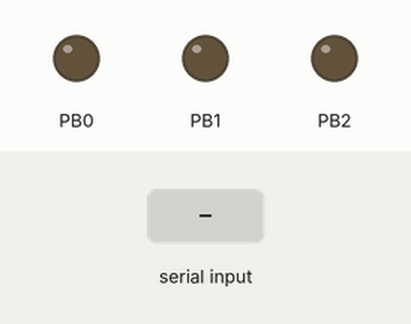
The program below on a simulated ATmega328P, built with avr-gcc and emulated at 16 MHz. Shown: output pins drawn as LEDs (lit = HIGH). The test bench sets the inputs (shaded band). What the program prints to the serial monitor is not drawn.

Above: at 1.2 s.
1.3 s: "r\n" received over Serial
At 1.4 s:
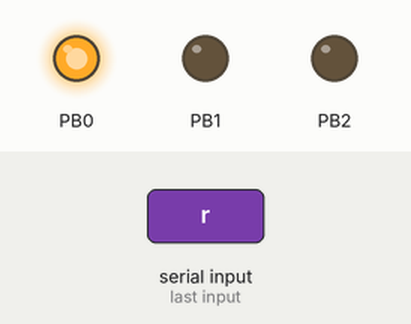
3.0 s: "g\n" received over Serial
At 3.1 s:
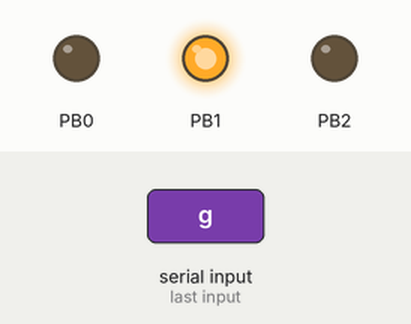
4.7 s: "b\n" received over Serial
At 4.8 s:
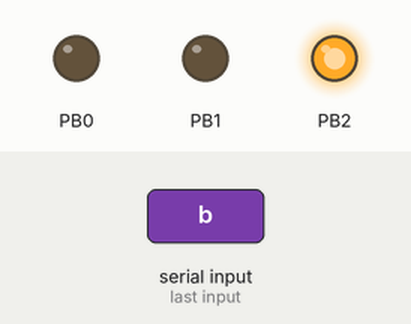
6.4 s: "y\n" received over Serial
At 6.5 s:
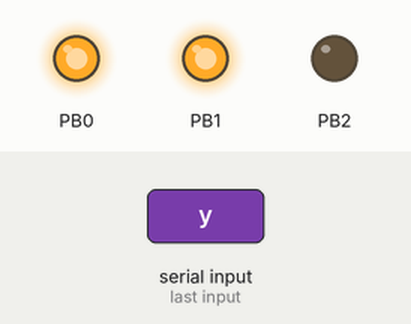
8.1 s: "c\n" received over Serial
At 8.2 s:
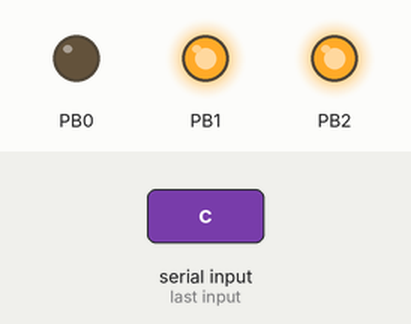
9.8 s: "m\n" received over Serial
At 9.9 s:
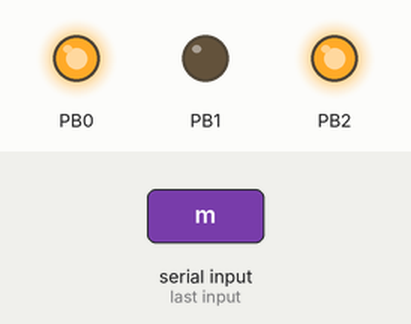
Timing chart, 0 to 12.5 s (numbered marks = the images above; inputs shaded):
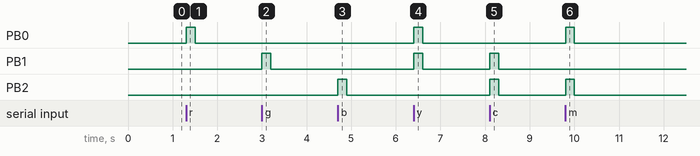

Measured:
- after the input at 1.3 s, PB0: LOW → HIGH at once, → LOW 0.20 s later
- after the input at 3.0 s, PB1: LOW → HIGH at once, → LOW 0.20 s later
- after the input at 4.7 s, PB2: LOW → HIGH at once, → LOW 0.20 s later
- after the input at 6.4 s, PB0, PB1: LOW → HIGH at once, → LOW 0.20 s later
- after the input at 8.1 s, PB1, PB2: LOW → HIGH at once, → LOW 0.20 s later
- after the input at 9.8 s, PB0, PB2: LOW → HIGH at once, → LOW 0.20 s later

The program:

main.c
```c
/*
 * atividade7.c
 *
 * Created: 05/10/2019 06:53:09
 * Author : Giordano Gatti
 */

#include <avr/io.h>
#include <avr/interrupt.h>
#include <string.h>
#define F_CPU 16000000UL
#include <util/delay.h>


volatile char buffer[10]; //configurando o buffer e seus respectivos parametros
unsigned int i=0; //proxima posição livre para inserção do buffer
unsigned int j=0; //posição mais antiga a ser removida do buffer
volatile int b=0; //numero de elementos presentes no buffer

char recado[100]; //vetor para transmissão de recados(suporta strings com ate 100 caracteres, a escolha do valor 100 foi arbitraria, havia a necessidade apenas de ser um valo maior que a quantidade de caracteres presentes nas mensagens.
volatile int flag = 1; //variavel flag para controle da transmissão da mensagem
volatile int n = 0; //contador para transmitir os caracteres um a um da mensagem

//------------------------------------------//

unsigned char *pubrroh = (unsigned char *) 0xC5; //configurando os endereços dos registradores da USART
unsigned char *pubrrol = (unsigned char *) 0xC4;
unsigned char *pucsroa = (unsigned char *) 0xC0;
unsigned char *puscrob = (unsigned char *) 0xC1;
unsigned char *puscroc = (unsigned char *) 0xC2;
unsigned char *pudr0 = (unsigned char *) 0xC6;

//------------------------------------------//

unsigned char * pddrb = (unsigned char*) 0x24; //configurando os endereços das saídas para o led
unsigned char * pportb = (unsigned char*) 0x25;

//------------------------------------------//

void adicionar_buffer(char c) { //função adicionar buffer, utilizada do experimento 2, porem com buffer de tamanho 10
	if(b < 10){
		buffer[i] = c;
		i++;
		b++;
		if(i==10) {i=0;
		}
	}
}

volatile int saidabuffer = 0;
void remover_buffer() { //função remover buffer também reutilizada do experimento 2, porém com buffer de 10 posições e gerando uma variavel que gurda o valor do caratere que foi removido do buffer
	if(b > 0){
		saidabuffer = buffer[j];
		j++;
		b = b - 1;
		if (j==10) {j=0;
		}
	}
}

//------------------------------------------//

ISR(USART_TX_vect){ // interrupção de transmissao usart
if (recado[n] != '\0'){ //enquanto o caractere a ser transmitido não for o fim da string, a mensagem vai sendo transmitida caractere por caractere, sendo n o contador
	*pudr0 = recado[n];//caractere é colocado em udr0
	n++; //contador incrementado
}
else {n = 0; //ao chegar no fim da mensagem o contador é reiniciado e o controle das flags é setado, para interromper a transmissão
	flag = 1;
}
}

ISR(USART_RX_vect){ //interrupçao de recepção da usart
adicionar_buffer(*pudr0); //ao acionada, faz com que o elemento recebido seja adicionado ao buffer com a função adicionar buffer
}

//------------------------------------------//


void cores() {

unsigned char estados[8] = {0x00, 0x01, 0x02, 0x04, 0x03, 0x06, 0x05, 0x07};//vetor com todos os estados(combinções de cores RGB) que o led utilizará, porém localizado dentro da função

	if (saidabuffer == 'r') { //dependendo da letra que será retirada do buffer e colocada na variavel saidabuffer, o LED(saída da portb) assumirá o estado desejado, além de copiar a mensagem que será transmitida em uma varivel recado.
		*pportb = estados[1];
		strcpy(recado, "Comando: Acender LED - cor vermelha\n");
	}

	else if (saidabuffer == 'g') {
		*pportb = estados[2];
		strcpy(recado, "Comando: Acender LED - cor verde\n");
	}

	else if (saidabuffer == 'b') {
		*pportb = estados[3];
		strcpy(recado, "Comando: Acender LED - cor azul\n");
	}

	else if (saidabuffer == 'y') {
		*pportb = estados[4];
		strcpy(recado, "Comando: Acender LED - cor amarela\n");
	}

	else if (saidabuffer == 'c') {
		*pportb = estados[5];
		strcpy(recado, "Comando: Acender LED - cor ciano\n");
	}

	else if (saidabuffer == 'm') {
		*pportb = estados[6];
		strcpy(recado, "Comando: Acender LED - cor magenta\n");
	}

	else if (saidabuffer == 'w') {
		*pportb = estados[7];
		strcpy(recado, "Comando: Acender LED - cor branca\n");
	}
	else {*pportb = estados[0];
	strcpy(recado, "Comando incorreto\n");} //caso a letra digitada não seja compativel com nenhuma das que equivalentes as cores que o led pode assumir o led permanece desligado e exibe a mensagem de comando incorreto

_delay_ms(200); //atraso de 200ms
}

//------------------------------------------//


int main(void){

*pubrroh = 0x00;
*pubrrol = 103; //pubrrol e pubrroh configuram o baud rate da transmissão, nesse caso, para baud de 9600  o parametro colocado no registrador é 103
*pucsroa &= 0xFC; // força os dois ultimos bits do registrador para 0, configurando velocidade de transsmissão normal e modo multiprocessador desativado
*puscrob = 0xD8; //mantém as interrupções da USART () o 9° bit de transssão desativados, e ativa o modo transmissor e receptor da USART.
*puscroc = 0x0E; // configura a USART como assincrona, com tamanho de frame de 8 bits, sem o uso de bits de paridade. Também é configurado o uso de dois bits de parada.

*pddrb |= 0x07; //são setados os tres primeiros bits do ddrb como saidas
sei(); //habilita todas as interrupções

unsigned char estados[8] = {0x00, 0x01, 0x02, 0x04, 0x03, 0x06, 0x05, 0x07}; //vetor com todos os estados que o led utilizará

    while (1)
    {
		if (flag == 1){ //caso o controle da transmissão estiver setado, o registrador de dados da usar recebe fim de string, e a flag de controle vai para 0, podendo dar inicio a uma nova transmissão
			*pudr0 = '\0';
			flag = 0;
		}
		if (b > 0) { //caso o buffer não esteja vazio, o mesmo remove os valores que foram colocados no buffer, um a um, e são jogados na variavel saidabuffer, a partir da qual cada um dos elementos será identificado e será entrada para a função cores, na qual será selecionada a mensagem e o estado de cor do led, correspondente
			remover_buffer();
			cores();
		}
		else {*pportb = estados[0]; //enqunto o buffer estiver vazio, o led permanecerá apagado e o recado dado será vazio.
			strcpy(recado, "Vazio!\n");
		}
	}
}
```
